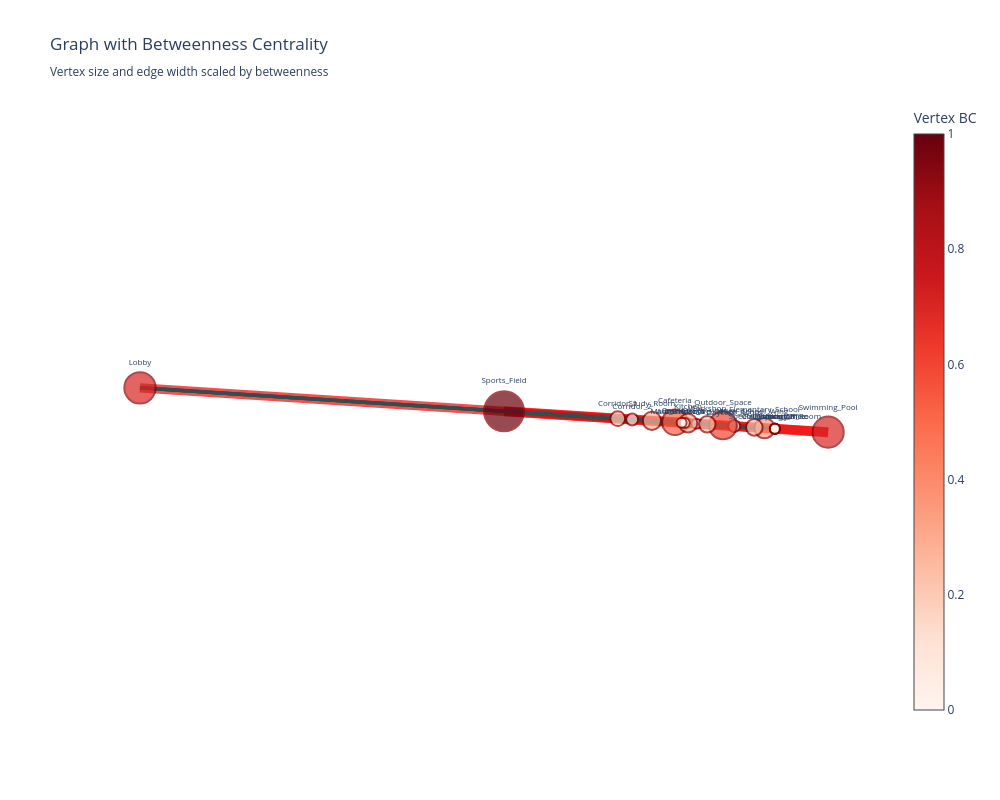

The notebook cell this image was saved under:
### Markdown cell above
## Visualize the Graph with Betweenness Centrality

We visualize the graph using Plotly, where:
- **Vertex size** scales with betweenness centrality
- **Edge width** scales with edge betweenness
- **Colors** indicate centrality importance

### Code cell
def visualize_graph_with_betweenness(positions, adj_matrix, node_names, vertex_bc, edge_bc):
    """
    Visualize the graph with vertex and edge betweenness centrality.
    """
    fig = go.Figure()
    
    # Draw edges
    for i in range(len(adj_matrix)):
        for j in range(i+1, len(adj_matrix)):
            if adj_matrix[i][j] == 1:
                edge_key = (i, j)
                eb = edge_bc.get(edge_key, 0)
                width = 2 + eb * 8
                
                fig.add_trace(go.Scatter(
                    x=[positions[i, 0], positions[j, 0]],
                    y=[positions[i, 1], positions[j, 1]],
                    mode='lines',
                    line=dict(
                        color=f'rgba({int(255*eb)}, {int(100*(1-eb))}, {int(100*(1-eb))}, 0.7)',
                        width=width
                    ),
                    hoverinfo='text',
                    hovertext=f'Edge BC: {eb:.4f}',
                    showlegend=False
                ))
    
    # Draw vertices
    x_coords = [positions[i, 0] for i in range(len(node_names))]
    y_coords = [positions[i, 1] for i in range(len(node_names))]
    sizes = [10 + bc * 30 for bc in vertex_bc]
    colors = vertex_bc
    labels = [f"{name}\nBC: {bc:.4f}" for name, bc in zip(node_names, vertex_bc)]
    
    fig.add_trace(go.Scatter(
        x=x_coords,
        y=y_coords,
        mode='markers+text',
        marker=dict(
            size=sizes,
            color=colors,
            colorscale='Reds',
            showscale=True,
            colorbar=dict(title='Vertex BC'),
            line=dict(color='darkred', width=2)
        ),
        text=node_names,
        textposition='top center',
        textfont=dict(size=8),
        hovertext=labels,
        hoverinfo='text',
        showlegend=False
    ))
    
    fig.update_layout(
        title='Graph with Betweenness Centrality<br><sub>Vertex size and edge width scaled by betweenness</sub>',
        xaxis=dict(showgrid=False, zeroline=False, showticklabels=False),
        yaxis=dict(showgrid=False, zeroline=False, showticklabels=False, scaleanchor='x'),
        width=1000,
        height=800,
        showlegend=False,
        hovermode='closest',
        plot_bgcolor='white'
    )
    
    return fig

fig = visualize_graph_with_betweenness(positions, adjacencyMatrix, node_names, vertex_betweenness, edge_betweenness)
fig.show()

### Figure 1 — Plotly figure (JSON) as saved in the notebook; plotly's stock layout.template omitted (floating-point values rounded to 4 significant figures)
{"data": [{"hoverinfo": "text", "hovertext": "Edge BC: 0.1035", "line": {"color": "rgba(26, 89, 89, 0.7)", "width": 2.828}, "mode": "lines", "showlegend": false, "type": "scatter", "x": [1.939e+56, -2.676e+56], "y": [-1.246e+55, 1.719e+55]}, {"hoverinfo": "text", "hovertext": "Edge BC: 0.2258", "line": {"color": "rgba(57, 77, 77, 0.7)", "width": 3.807}, "mode": "lines", "showlegend": false, "type": "scatter", "x": [1.939e+56, -7.182e+56], "y": [-1.246e+55, 4.616e+55]}, {"hoverinfo": "text", "hovertext": "Edge BC: 0.1604", "line": {"color": "rgba(40, 83, 83, 0.7)", "width": 3.283}, "mode": "lines", "showlegend": false, "type": "scatter", "x": [3.14e+56, -2.676e+56], "y": [-2.017e+55, 1.719e+55]}, {"hoverinfo": "text", "hovertext": "Edge BC: 0.2578", "line": {"color": "rgba(65, 74, 74, 0.7)", "width": 4.062}, "mode": "lines", "showlegend": false, "type": "scatter", "x": [3.14e+56, -1.321e+56], "y": [-2.017e+55, 8.484e+54]}, {"hoverinfo": "text", "hovertext": "Edge BC: 0.1750", "line": {"color": "rgba(44, 82, 82, 0.7)", "width": 3.4}, "mode": "lines", "showlegend": false, "type": "scatter", "x": [3.14e+56, 1.493e+56], "y": [-2.017e+55, -9.593e+54]}, {"hoverinfo": "text", "hovertext": "Edge BC: 0.3503", "line": {"color": "rgba(89, 64, 64, 0.7)", "width": 4.802}, "mode": "lines", "showlegend": false, "type": "scatter", "x": [3.14e+56, -7.182e+56], "y": [-2.017e+55, 4.616e+55]}, {"hoverinfo": "text", "hovertext": "Edge BC: 0.1104", "line": {"color": "rgba(28, 88, 88, 0.7)", "width": 2.883}, "mode": "lines", "showlegend": false, "type": "scatter", "x": [2.737e+56, -2.676e+56], "y": [-1.758e+55, 1.719e+55]}, {"hoverinfo": "text", "hovertext": "Edge BC: 0.2078", "line": {"color": "rgba(52, 79, 79, 0.7)", "width": 3.662}, "mode": "lines", "showlegend": false, "type": "scatter", "x": [2.737e+56, -1.321e+56], "y": [-1.758e+55, 8.484e+54]}, {"hoverinfo": "text", "hovertext": "Edge BC: 0.3753", "line": {"color": "rgba(95, 62, 62, 0.7)", "width": 5.002}, "mode": "lines", "showlegend": false, "type": "scatter", "x": [2.737e+56, -7.182e+56], "y": [-1.758e+55, 4.616e+55]}, {"hoverinfo": "text", "hovertext": "Edge BC: 0.0958", "line": {"color": "rgba(24, 90, 90, 0.7)", "width": 2.767}, "mode": "lines", "showlegend": false, "type": "scatter", "x": [3.552e+56, -2.161e+57], "y": [-2.286e+55, 1.391e+56]}, {"hoverinfo": "text", "hovertext": "Edge BC: 0.1875", "line": {"color": "rgba(47, 81, 81, 0.7)", "width": 3.5}, "mode": "lines", "showlegend": false, "type": "scatter", "x": [-2.676e+56, 4.398e+55], "y": [1.719e+55, -2.824e+54]}, {"hoverinfo": "text", "hovertext": "Edge BC: 0.3558", "line": {"color": "rgba(90, 64, 64, 0.7)", "width": 4.847}, "mode": "lines", "showlegend": false, "type": "scatter", "x": [-1.321e+56, 8.739e+55], "y": [8.484e+54, -5.612e+54]}, {"hoverinfo": "text", "hovertext": "Edge BC: 0.0083", "line": {"color": "rgba(2, 99, 99, 0.7)", "width": 2.067}, "mode": "lines", "showlegend": false, "type": "scatter", "x": [3.552e+56, 3.552e+56], "y": [-2.286e+55, -2.286e+55]}, {"hoverinfo": "text", "hovertext": "Edge BC: 0.1792", "line": {"color": "rgba(45, 82, 82, 0.7)", "width": 3.433}, "mode": "lines", "showlegend": false, "type": "scatter", "x": [3.552e+56, -2.161e+57], "y": [-2.286e+55, 1.391e+56]}, {"hoverinfo": "text", "hovertext": "Edge BC: 1.0000", "line": {"color": "rgba(255, 0, 0, 0.7)", "width": 10}, "mode": "lines", "showlegend": false, "type": "scatter", "x": [5.663e+56, -7.182e+56], "y": [-3.644e+55, 4.616e+55]}, {"hoverinfo": "text", "hovertext": "Edge BC: 0.9208", "line": {"color": "rgba(234, 7, 7, 0.7)", "width": 9.367}, "mode": "lines", "showlegend": false, "type": "scatter", "x": [5.663e+56, -2.161e+57], "y": [-3.644e+55, 1.391e+56]}, {"hoverinfo": "text", "hovertext": "Edge BC: 0.1792", "line": {"color": "rgba(45, 82, 82, 0.7)", "width": 3.433}, "mode": "lines", "showlegend": false, "type": "scatter", "x": [3.552e+56, -2.161e+57], "y": [-2.286e+55, 1.391e+56]}, {"hoverinfo": "text", "hovertext": "Edge BC: 0.7000", "line": {"color": "rgba(178, 30, 30, 0.7)", "width": 7.6}, "mode": "lines", "showlegend": false, "type": "scatter", "x": [1.493e+56, -7.182e+56], "y": [-9.593e+54, 4.616e+55]}, {"hoverinfo": "text", "hovertext": "Edge BC: 0.7708", "line": {"color": "rgba(196, 22, 22, 0.7)", "width": 8.167}, "mode": "lines", "showlegend": false, "type": "scatter", "x": [1.493e+56, -4.085e+55], "y": [-9.593e+54, 2.625e+54]}, {"hoverinfo": "text", "hovertext": "Edge BC: 0.1875", "line": {"color": "rgba(47, 81, 81, 0.7)", "width": 3.5}, "mode": "lines", "showlegend": false, "type": "scatter", "x": [6.714e+54, -4.085e+55], "y": [-4.313e+53, 2.625e+54]}, {"hoverinfo": "text", "hovertext": "Edge BC: 0.1875", "line": {"color": "rgba(47, 81, 81, 0.7)", "width": 3.5}, "mode": "lines", "showlegend": false, "type": "scatter", "x": [-2.161e+57, 3.552e+56], "y": [1.391e+56, -2.286e+55]}, {"hoverinfo": "text", "hovertext": "Edge BC: 0.1875", "line": {"color": "rgba(47, 81, 81, 0.7)", "width": 3.5}, "mode": "lines", "showlegend": false, "type": "scatter", "x": [-2.161e+57, 3.552e+56], "y": [1.391e+56, -2.286e+55]}, {"hoverinfo": "text", "hovertext": "Edge BC: 0.1875", "line": {"color": "rgba(47, 81, 81, 0.7)", "width": 3.5}, "mode": "lines", "showlegend": false, "type": "scatter", "x": [-2.161e+57, 3.552e+56], "y": [1.391e+56, -2.286e+55]}, {"hoverinfo": "text", "hovertext": "Edge BC: 0.5125", "line": {"color": "rgba(130, 48, 48, 0.7)", "width": 6.1}, "mode": "lines", "showlegend": false, "type": "scatter", "x": [-4.085e+55, 1.088e+55], "y": [2.625e+54, -6.987e+53]}, {"hoverinfo": "text", "hovertext": "Edge BC: 0.1875", "line": {"color": "rgba(47, 81, 81, 0.7)", "width": 3.5}, "mode": "lines", "showlegend": false, "type": "scatter", "x": [-1.788e+54, 1.088e+55], "y": [1.148e+53, -6.987e+53]}, {"hoverinfo": "text", "hovertext": "Edge BC: 0.1875", "line": {"color": "rgba(47, 81, 81, 0.7)", "width": 3.5}, "mode": "lines", "showlegend": false, "type": "scatter", "x": [1.088e+55, -1.788e+54], "y": [-6.987e+53, 1.148e+53]}, {"hoverinfo": "text", "hovertext": "Edge BC: 0.1875", "line": {"color": "rgba(47, 81, 81, 0.7)", "width": 3.5}, "mode": "lines", "showlegend": false, "type": "scatter", "x": [8.739e+55, -1.436e+55], "y": [-5.612e+54, 9.221e+53]}, {"hoverinfo": "text", "hovertext": ["Daycare_Room\nBC: 0.0734", "Elementary_School\nBC: 0.3413", "High_School_Wing\nBC: 0.2195", "Library\nBC: 0.0000", "Corridor_1\nBC: 0.1646", "Study_Room\nBC: 0.2759", "Special_Education_Room\nBC: 0.0000", "Swimming_Pool\nBC: 0.7035", "Gymnasium\nBC: 0.0000", "Outdoor_Space\nBC: 0.5919", "Sports_Field\nBC: 1.0000", "Corridor_2\nBC: 0.0663", "Main_Entrance_Hall\nBC: 0.0000", "Lobby\nBC: 0.7103", "Administrative_Office\nBC: 0.0000", "Principals_Office\nBC: 0.0000", "Counseling_Office\nBC: 0.0000", "Corridor_3\nBC: 0.0000", "Cafeteria\nBC: 0.5209", "Corridor_4\nBC: 0.0000", "Kitchen\nBC: 0.2841", "Corridor_5\nBC: 0.0000", "Workshop\nBC: 0.2165", "Corridor_6\nBC: 0.0000"], "marker": {"color": [0.07339, 0.3413, 0.2195, 0, 0.1646, 0.2759, 0, 0.7035, 0, 0.5919, 1, 0.06629, 0, 0.7103, 0, 0, 0, 0, 0.5209, 0, 0.2841, 0, 0.2165, 0], "colorbar": {"title": {"text": "Vertex BC"}}, "colorscale": [[0, "rgb(255,245,240)"], [0.125, "rgb(254,224,210)"], [0.25, "rgb(252,187,161)"], [0.375, "rgb(252,146,114)"], [0.5, "rgb(251,106,74)"], [0.625, "rgb(239,59,44)"], [0.75, "rgb(203,24,29)"], [0.875, "rgb(165,15,21)"], [1, "rgb(103,0,13)"]], "line": {"color": "darkred", "width": 2}, "showscale": true, "size": [12.2, 20.24, 16.59, 10, 14.94, 18.28, 10, 31.1, 10, 27.76, 40, 11.99, 10, 31.31, 10, 10, 10, 10, 25.63, 10, 18.52, 10, 16.49, 10]}, "mode": "markers+text", "showlegend": false, "text": ["Daycare_Room", "Elementary_School", "High_School_Wing", "Library", "Corridor_1", "Study_Room", "Special_Education_Room", "Swimming_Pool", "Gymnasium", "Outdoor_Space", "Sports_Field", "Corridor_2", "Main_Entrance_Hall", "Lobby", "Administrative_Office", "Principals_Office", "Counseling_Office", "Corridor_3", "Cafeteria", "Corridor_4", "Kitchen", "Corridor_5", "Workshop", "Corridor_6"], "textfont": {"size": 8}, "textposition": "top center", "type": "scatter", "x": [1.939e+56, 3.14e+56, 2.737e+56, 3.552e+56, -2.676e+56, -1.321e+56, 3.552e+56, 5.663e+56, 3.552e+56, 1.493e+56, -7.182e+56, -2.105e+56, 6.714e+54, -2.161e+57, 4.398e+55, 3.552e+56, 3.552e+56, 3.552e+56, -4.085e+55, -1.788e+54, 1.088e+55, -1.788e+54, 8.739e+55, -1.436e+55], "y": [-1.246e+55, -2.017e+55, -1.758e+55, -2.286e+55, 1.719e+55, 8.484e+54, -2.286e+55, -3.644e+55, -2.286e+55, -9.593e+54, 4.616e+55, 1.352e+55, -4.313e+53, 1.391e+56, -2.824e+54, -2.286e+55, -2.286e+55, -2.286e+55, 2.625e+54, 1.148e+53, -6.987e+53, 1.148e+53, -5.612e+54, 9.221e+53]}], "layout": {"height": 800, "hovermode": "closest", "plot_bgcolor": "white", "showlegend": false, "title": {"text": "Graph with Betweenness Centrality<br><sub>Vertex size and edge width scaled by betweenness</sub>"}, "width": 1000, "xaxis": {"showgrid": false, "showticklabels": false, "zeroline": false}, "yaxis": {"scaleanchor": "x", "showgrid": false, "showticklabels": false, "zeroline": false}}}
